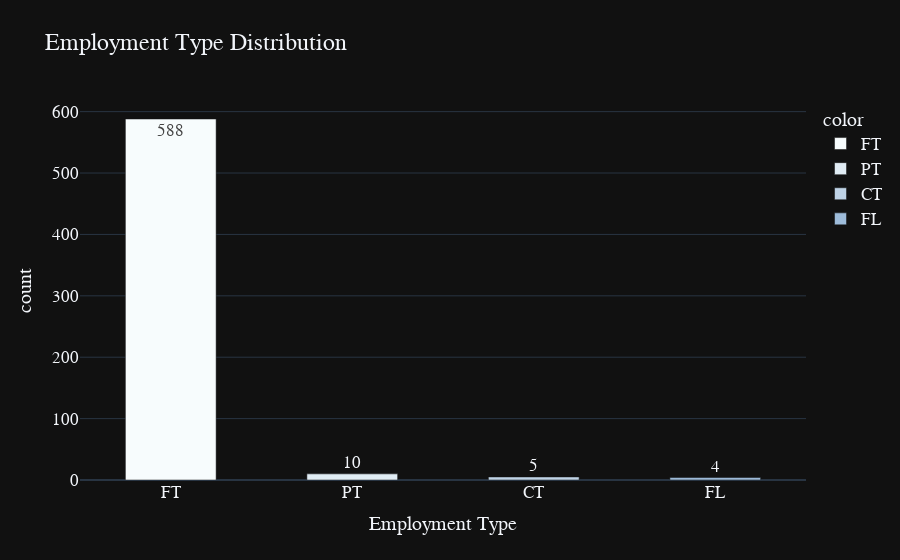

Here is the notebook cell this chart was saved with:
### Markdown cell above
## 4 employment type here, each are:

## (1) PT: Part-time
## (2) FT: Full-time
## (3) CT: Contract
## (4) FL: Freelance

### Code cell
type_grouped = df['employment_type'].value_counts()
fig = px.bar(x = type_grouped.index, y = type_grouped.values, 
       color = type_grouped.index, 
       color_discrete_sequence=px.colors.sequential.BuPu,
       template = 'plotly_dark',
       text = type_grouped.values, title = 'Employment Type Distribution')
fig.update_layout(
    xaxis_title="Employment Type",
    yaxis_title="count",
    font = dict(size=17,family="Franklin Gothic"))
fig.update_traces(width=0.5)
fig.show()

### Figure 1 — Plotly figure (JSON) as saved in the notebook; plotly's stock layout.template omitted (floating-point values rounded to 4 significant figures)
{"data": [{"alignmentgroup": "True", "hovertemplate": "color=FT<br>x=%{x}<br>y=%{y}<br>text=%{text}<extra></extra>", "legendgroup": "FT", "marker": {"color": "rgb(247,252,253)", "pattern": {"shape": ""}}, "name": "FT", "offsetgroup": "FT", "orientation": "v", "showlegend": true, "text": [588], "textposition": "auto", "type": "bar", "width": 0.5, "x": ["FT"], "xaxis": "x", "y": [588], "yaxis": "y"}, {"alignmentgroup": "True", "hovertemplate": "color=PT<br>x=%{x}<br>y=%{y}<br>text=%{text}<extra></extra>", "legendgroup": "PT", "marker": {"color": "rgb(224,236,244)", "pattern": {"shape": ""}}, "name": "PT", "offsetgroup": "PT", "orientation": "v", "showlegend": true, "text": [10], "textposition": "auto", "type": "bar", "width": 0.5, "x": ["PT"], "xaxis": "x", "y": [10], "yaxis": "y"}, {"alignmentgroup": "True", "hovertemplate": "color=CT<br>x=%{x}<br>y=%{y}<br>text=%{text}<extra></extra>", "legendgroup": "CT", "marker": {"color": "rgb(191,211,230)", "pattern": {"shape": ""}}, "name": "CT", "offsetgroup": "CT", "orientation": "v", "showlegend": true, "text": [5], "textposition": "auto", "type": "bar", "width": 0.5, "x": ["CT"], "xaxis": "x", "y": [5], "yaxis": "y"}, {"alignmentgroup": "True", "hovertemplate": "color=FL<br>x=%{x}<br>y=%{y}<br>text=%{text}<extra></extra>", "legendgroup": "FL", "marker": {"color": "rgb(158,188,218)", "pattern": {"shape": ""}}, "name": "FL", "offsetgroup": "FL", "orientation": "v", "showlegend": true, "text": [4], "textposition": "auto", "type": "bar", "width": 0.5, "x": ["FL"], "xaxis": "x", "y": [4], "yaxis": "y"}], "layout": {"barmode": "relative", "font": {"family": "Franklin Gothic", "size": 17}, "legend": {"title": {"text": "color"}, "tracegroupgap": 0}, "title": {"text": "Employment Type Distribution"}, "xaxis": {"anchor": "y", "domain": [0, 1], "title": {"text": "Employment Type"}}, "yaxis": {"anchor": "x", "domain": [0, 1], "title": {"text": "count"}}}}
